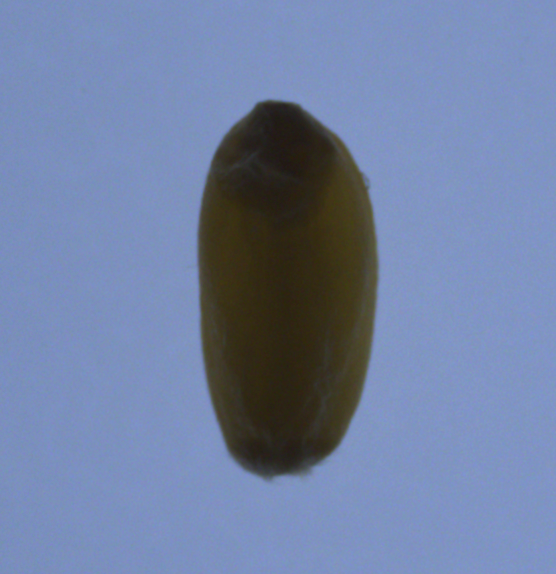
#> input picture Basic level image processing/c13_Object_Properties/R1_BUGDAY_TEK_renkli.png, 556 x 574 px
$ python K14_5_Centroid.py
#> lines starting #> are read from the running program, lines starting #| are printed output that depends on the picture; after the words box and inside, x2 and y2 are one past the last pixel; in counts of white or black regions, pixels touching at a corner belong together
# -*- coding: utf-8 -*-
"""
Created on Tue Apr 16 09:19:31 2024

@author: muozi
"""

import numpy as np
import cv2

img = cv2.imread('R1_BUGDAY_TEK_renkli.png')
#> img is the input picture: shape (574, 556, 3); mean B, G, R 164.2, 129, 112.9

gray = cv2.cvtColor(img, cv2.COLOR_BGR2GRAY)
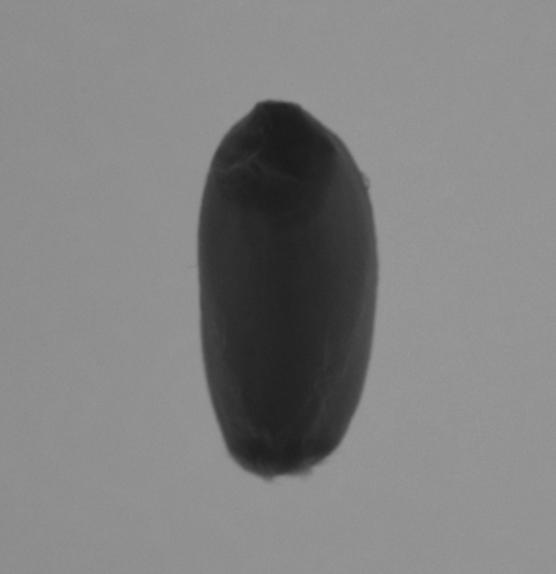
#> gray: shape (574, 556); min 26, max 153, mean 128.2
gray_blurred = cv2.blur(gray, (5, 5))
_, thresh = cv2.threshold(gray_blurred, 50, 255, cv2.THRESH_BINARY_INV + cv2.THRESH_OTSU)
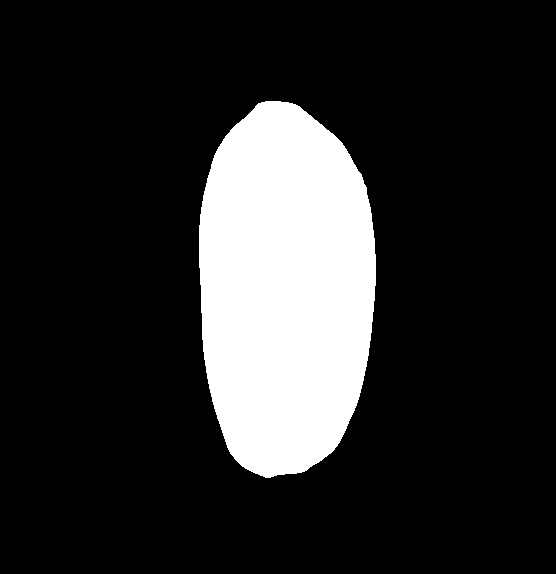
#> thresh: shape (574, 556); 16.9% white; 1 white region

# Kontur bulma
contours, _ = cv2.findContours(thresh.copy(), cv2.RETR_EXTERNAL, cv2.CHAIN_APPROX_SIMPLE)
#> contours = 1 contour; box (x1, y1, x2, y2) and area: (199, 101, 376, 478) 53442

# İlk konturun ağırlık merkezini bulma
M = cv2.moments(contours[0])
#> M = moments, m00 53441.5, centre m10/m00, m01/m00 = (284.8, 288.3)
cX = int(M["m10"] / M["m00"])
#> cX = 284
cY = int(M["m01"] / M["m00"])
#> cY = 288

# Ağırlık merkezine kırmızı bir nokta ekleme
cv2.circle(img, (cX, cY), 5, (0, 0, 255), -1)
#> img: shape (574, 556, 3); 0.03% of pixels changed, all inside (x1, y1, x2, y2) = (279, 283, 290, 294)

# Ağırlık merkezini görüntünün sol üst köşesine yazdırma
centroid_text = f'Centroid: ({cX}, {cY})'
#> centroid_text = 'Centroid: (284, 288)'
print(centroid_text)
#| Centroid: (284, 288)
cv2.putText(img, centroid_text, (10, 30), cv2.FONT_HERSHEY_SIMPLEX, 1, (0, 255, 255), 2)
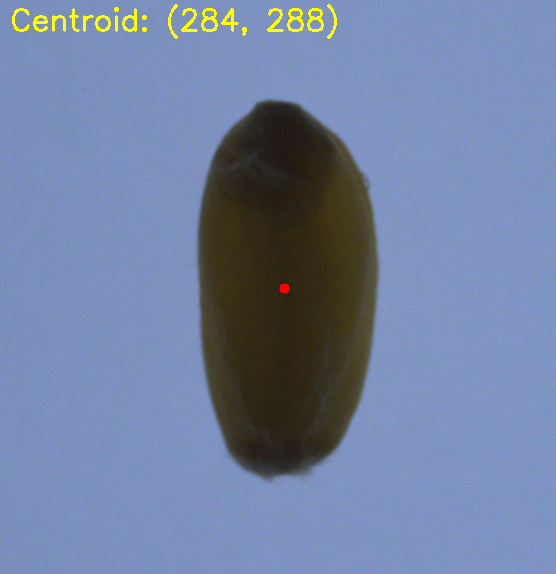
#> img: shape (574, 556, 3); mean B, G, R 162.8, 129.8, 114

# Görüntüyü gösterme
cv2.imshow('Centroid', img)

cv2.waitKey(0)
cv2.destroyAllWindows()
